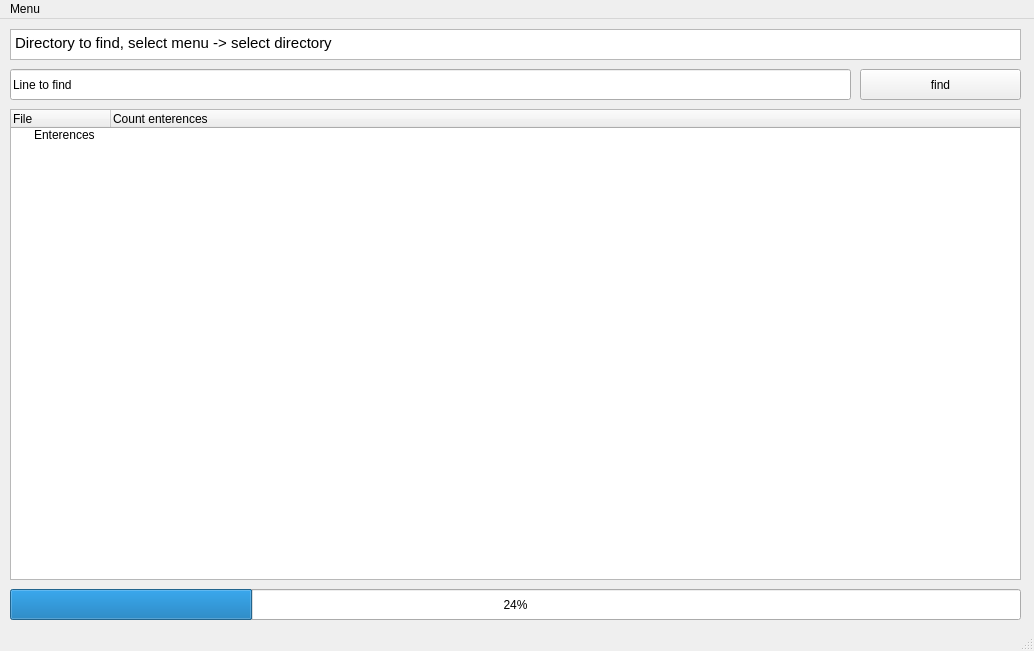
<?xml version="1.0" encoding="UTF-8"?>
<ui version="4.0">
 <class>MainWindow</class>
 <widget class="QMainWindow" name="MainWindow">
  <property name="geometry">
   <rect>
    <x>0</x>
    <y>0</y>
    <width>1034</width>
    <height>651</height>
   </rect>
  </property>
  <property name="windowTitle">
   <string>MainWindow</string>
  </property>
  <widget class="QWidget" name="centralWidget">
   <widget class="QPushButton" name="pushButton">
    <property name="geometry">
     <rect>
      <x>860</x>
      <y>50</y>
      <width>161</width>
      <height>31</height>
     </rect>
    </property>
    <property name="text">
     <string>find</string>
    </property>
   </widget>
   <widget class="QTreeWidget" name="treeWidget">
    <property name="geometry">
     <rect>
      <x>10</x>
      <y>90</y>
      <width>1011</width>
      <height>471</height>
     </rect>
    </property>
    <property name="maximumSize">
     <size>
      <width>1011</width>
      <height>471</height>
     </size>
    </property>
    <column>
     <property name="text">
      <string>File</string>
     </property>
    </column>
    <column>
     <property name="text">
      <string>Count enterences</string>
     </property>
     <property name="textAlignment">
      <set>AlignLeading|AlignVCenter</set>
     </property>
    </column>
    <item>
     <property name="text">
      <string>Enterences</string>
     </property>
    </item>
   </widget>
   <widget class="QTextEdit" name="currentDirectory">
    <property name="geometry">
     <rect>
      <x>10</x>
      <y>10</y>
      <width>1011</width>
      <height>31</height>
     </rect>
    </property>
    <property name="html">
     <string>&lt;!DOCTYPE HTML PUBLIC &quot;-//W3C//DTD HTML 4.0//EN&quot; &quot;http://www.w3.org/TR/REC-html40/strict.dtd&quot;&gt;
&lt;html&gt;&lt;head&gt;&lt;meta name=&quot;qrichtext&quot; content=&quot;1&quot; /&gt;&lt;style type=&quot;text/css&quot;&gt;
p, li { white-space: pre-wrap; }
&lt;/style&gt;&lt;/head&gt;&lt;body style=&quot; font-family:'Ubuntu'; font-size:11pt; font-weight:400; font-style:normal;&quot;&gt;
&lt;p style=&quot; margin-top:0px; margin-bottom:0px; margin-left:0px; margin-right:0px; -qt-block-indent:0; text-indent:0px;&quot;&gt;Directory to find, select menu -&amp;gt; select directory&lt;/p&gt;&lt;/body&gt;&lt;/html&gt;</string>
    </property>
   </widget>
   <widget class="QLineEdit" name="lineEdit">
    <property name="geometry">
     <rect>
      <x>10</x>
      <y>50</y>
      <width>841</width>
      <height>31</height>
     </rect>
    </property>
    <property name="text">
     <string>Line to find</string>
    </property>
   </widget>
   <widget class="QProgressBar" name="progressBar">
    <property name="geometry">
     <rect>
      <x>10</x>
      <y>570</y>
      <width>1011</width>
      <height>31</height>
     </rect>
    </property>
    <property name="value">
     <number>24</number>
    </property>
   </widget>
  </widget>
  <widget class="QStatusBar" name="statusBar"/>
  <widget class="QMenuBar" name="menuBar">
   <property name="geometry">
    <rect>
     <x>0</x>
     <y>0</y>
     <width>1034</width>
     <height>22</height>
    </rect>
   </property>
   <widget class="QMenu" name="menuMenu">
    <property name="title">
     <string>Menu</string>
    </property>
    <addaction name="separator"/>
    <addaction name="actionSelect_directory"/>
    <addaction name="actionExit"/>
   </widget>
   <addaction name="menuMenu"/>
  </widget>
  <action name="actionSelect_directory">
   <property name="text">
    <string>Select directory</string>
   </property>
  </action>
  <action name="actionExit">
   <property name="text">
    <string>Exit</string>
   </property>
  </action>
 </widget>
 <layoutdefault spacing="6" margin="11"/>
 <resources/>
 <connections/>
</ui>
